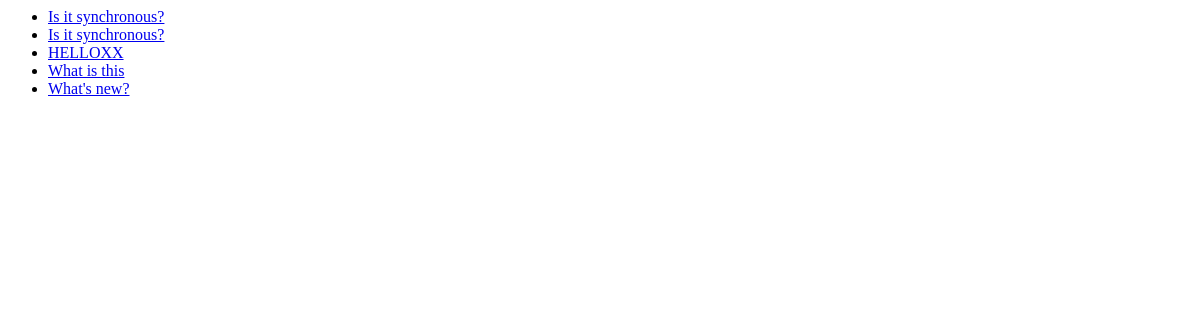
/polls/, run on an earlier commit of the app's database.
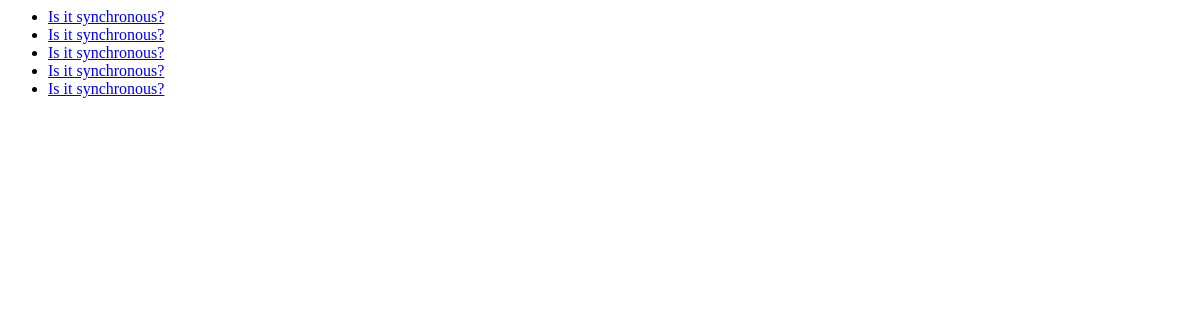
And on a later commit of the database.
### polls/models.py (models this page shows, shortened)
class Question(models.Model):
    question_text = models.CharField(max_length=200)
    pub_date = models.DateTimeField("date published")

### polls/views.py (the view)
# urls.py: path("", views.IndexView.as_view(), name="index"),
class IndexView(generic.ListView):
    template_name = "polls/index.html"
    context_object_name = "latest_question"
    def get_queryset(self):
        return Question.objects.order_by("-pub_date")[:5]

### polls/templates/polls/index.html
{% if latest_question %}
    <ul>
    {% for question in latest_question %}
        <li><a href="{% url 'polls:detail' question.id %}">{{ question.question_text }}</a></li>    {% endfor %}
    </ul>
{% else %}
    <p>No polls are available.</p>
{% endif %}

What changed in the data, as far as the page shows it:
no longer on this page (row unchanged): Question: question_text "HELLOXX"
no longer on this page (row unchanged): Question: question_text "What is this"
no longer on this page (row unchanged): Question: question_text "What's new?"
added Question: question_text "Is it synchronous?"
added Question: question_text "Is it synchronous?"
added Question: question_text "Is it synchronous?"
